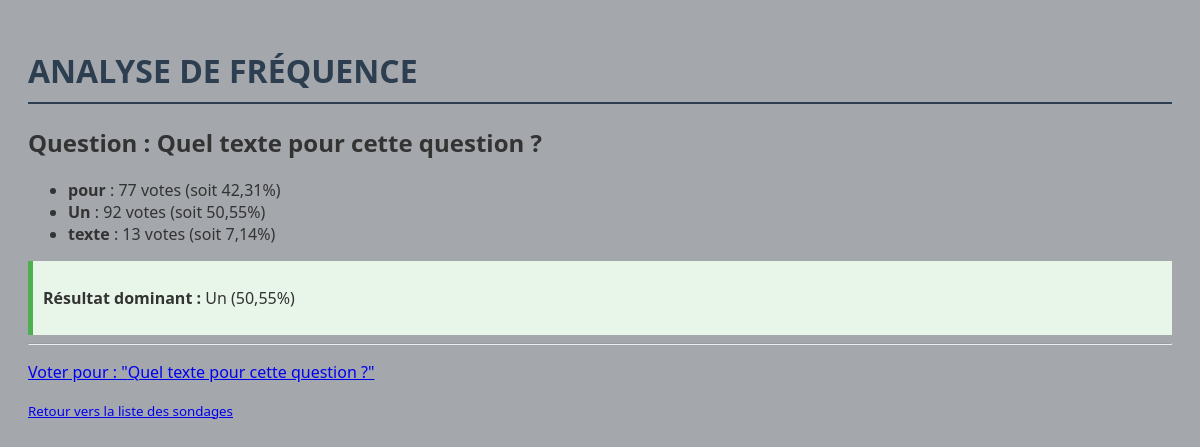
The page /polls/1/frequency/ on the database its author committed.
### polls/models.py (models this page shows, shortened)
class Question(models.Model):
    question_text = models.CharField(max_length=200, verbose_name="Question")
    pub_date = models.DateTimeField('date de publication')
    choice_set: 'RelatedManager[Choice]'
    class Meta:
        verbose_name = "Question"
        verbose_name_plural = "Questions"
    def get_choices(self) -> list[tuple[str, int, float]]:
            all_choices = list(self.choice_set.all())
            total_votes: int = sum(int(c.votes) for c in all_choices)
            resultats: list[tuple[str, int, float]] = []
            for c in all_choices:
                c_votes = int(c.votes)
                proportion: float = (c_votes / total_votes * 100) if total_votes > 0 else 0.0
                resultats.append((str(c.choice_text), c_votes, proportion))
            return resultats
    def get_max_choice(self) -> tuple[str, int, float]|None:
        all_choices = list(self.choice_set.all())
        if not all_choices:
            return None
        champion = max(all_choices, key=lambda c: int(c.votes))
        total_votes: int = sum(int(c.votes) for c in all_choices)
        champ_votes = int(champion.votes)
        proportion: float = (champ_votes / total_votes * 100) if total_votes > 0 else 0.0
        return (str(champion.choice_text), champ_votes, proportion)

class Choice(models.Model):
    question = models.ForeignKey(Question, on_delete=models.CASCADE)
    choice_text = models.CharField(max_length=200,verbose_name="Choix")
    votes = models.IntegerField(default=0)
    class Meta:
        verbose_name = "Choix"
        verbose_name_plural = "Choix"

### polls/views.py (the view)
# urls.py: path("<int:question_id>/frequency/", views.frequency, name="frequency"),
def frequency(request: HttpRequest, question_id: int)-> HttpResponse:
    question = get_object_or_404(Question, pk=question_id)
    choices_stats = question.get_choices()
    champion = question.get_max_choice()
    return render(request, "polls/frequency.html", {
        "question": question,
        "choices_stats": choices_stats,
        "champion": champion,
    })

### polls/templates/polls/frequency.html (shortened to what this page needs)
<{% load static %}!doctype html>
<html lang="fr">
  <head>
    <link rel="stylesheet" href="{% static 'polls/style.css' %}" />
  </head>
  <body>
    <h1>ANALYSE DE FRÉQUENCE</h1>
    <section>
      <h2>Question : {{ question.question_text }}</h2>
      <ul>
        {% for item in choices_stats %}
        <li>
          <strong>{{ item.0 }}</strong> : {{ item.1 }} vote{{ item.1|pluralize}}
          (soit {{ item.2|floatformat:2 }}%)
        </li>
        {% empty %}
        <li>Aucune donnée disponible.</li>
        {% endfor %}
      </ul>
    </section>
    {% if champion %}
    <section
      style="background: #e8f5e9; padding: 10px; border-left: 5px solid #4caf50"
    >
      <p>
        <strong>Résultat dominant :</strong> {{ champion.0 }}
        ({{champion.2|floatformat:2 }}%)
      </p>
    </section>
    {% endif %}
    <hr />
    <nav>
      <p>
        <a href="{% url 'polls:detail' question.id %}">
          Voter pour : "{{ question.question_text }}"
        </a>
      </p>
      <p>
        <small
          ><a href="{% url 'polls:index' %}"
            >Retour vers la liste des sondages</a
          ></small
        >
      </p>
    </nav>
  </body>
</html>

### polls/static/polls/style.css (style rules this page uses)
body { background: url("images/background.jpg") no-repeat center center fixed; background-size: cover; font-family: "Segoe UI", Tahoma, Geneva, Verdana, sans-serif; color: #333; padding: 20px; background-color: #a4a7ab; }
h1 { color: #2c3e50; border-bottom: 2px solid #2c3e50; padding-bottom: 10px; }

### rows shown on the page
Question: question_text "Quel texte pour cette question ?"
Choice: choice_text "pour"
Choice: choice_text "Un", choice_text "Un"
Choice: choice_text "texte"

### other values the page prints
{{ item.1 }} "77" "92" "13"
{{ item.2|floatformat:2 }} "42,31" "50,55" "7,14"
{{ champion.2|floatformat:2 }} "50,55"
